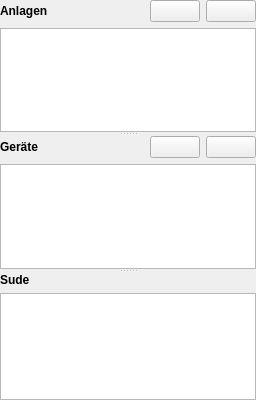
     <widget class="QSplitter" name="splitterLeft">
      <property name="orientation">
       <enum>Qt::Vertical</enum>
      </property>
      <widget class="QWidget" name="verticalLayoutWidget">
       <layout class="QVBoxLayout" name="verticalLayout_4">
        <item>
         <layout class="QHBoxLayout" name="horizontalLayout_2">
          <item>
           <widget class="QLabel" name="label_3">
            <property name="font">
             <font>
              <weight>75</weight>
              <bold>true</bold>
             </font>
            </property>
            <property name="text">
             <string>Anlagen</string>
            </property>
           </widget>
          </item>
          <item>
           <spacer name="horizontalSpacer_5">
            <property name="orientation">
             <enum>Qt::Horizontal</enum>
            </property>
            <property name="sizeHint" stdset="0">
             <size>
              <width>40</width>
              <height>20</height>
             </size>
            </property>
           </spacer>
          </item>
          <item>
           <widget class="QPushButton" name="btnNeueAnlage">
            <property name="minimumSize">
             <size>
              <width>50</width>
              <height>0</height>
             </size>
            </property>
            <property name="toolTip">
             <string>&lt;html&gt;&lt;head/&gt;&lt;body&gt;&lt;p&gt;Hier wird eine &lt;span style=&quot; font-weight:600;&quot;&gt;Brauanlage&lt;/span&gt; angelegt und benannt. Verfügt man über mehrere Kessel in unterschiedlichen Größen, bietet es sich an, hier seine &lt;span style=&quot; font-weight:600;&quot;&gt;Konfigurationen&lt;/span&gt; zu speichern, um die jeweilige Anlage bei der Rezepterstellung mit einem Klick im Tab Rezept bequem zu wählen.&lt;/p&gt;&lt;p&gt;Unter einer Brauanlage ist mindestens ein Kessel zu verstehen. Im Hobbybrauerbereich sind platzsparende All-in-one-Anlagen oft üblich. Meist sind es aber mindestens zwei Kessel – der Kleine Brauhelfer nimmt auf diese Standard-Konfiguration in den Feldern rechts Bezug: &lt;/p&gt;&lt;p&gt;Ein &lt;span style=&quot; font-weight:600;&quot;&gt;Maischekessel&lt;/span&gt; für das Maischen mit Malz und eine &lt;span style=&quot; font-weight:600;&quot;&gt;Sudpfanne&lt;/span&gt; für das Hopfenkochen. Bei All-in-one-Geräten, die Maischekessel und Sudpfanne vereinen, gibt man den einen Wert für Maischekessel und Sudpfanne an.&lt;/p&gt;&lt;p&gt;Bei größeren Konfigurationen kommt mindestens noch ein Läuterkessel hinzu, der zwischen Maischekessel und Sudpfanne eingesetzt wird. Im Kleinen Brauhelfer wird diese zusätzliche, für die Bierherstellung nicht zwingend nötige Ausstattung unter &lt;span style=&quot; font-weight:600;&quot;&gt;Geräte&lt;/span&gt; erfasst. Der Kleine Brauhelfer berücksichtigt für seine Berechnungen allein die Werte für Maischekessel und Sudpfanne.&lt;/p&gt;&lt;/body&gt;&lt;/html&gt;</string>
            </property>
            <property name="icon">
             <iconset resource="images.qrc">
              <normaloff>:/images/plus.svg</normaloff>:/images/plus.svg</iconset>
            </property>
           </widget>
          </item>
          <item>
           <widget class="QPushButton" name="btnAnlageLoeschen">
            <property name="minimumSize">
             <size>
              <width>50</width>
              <height>0</height>
             </size>
            </property>
            <property name="toolTip">
             <string>&lt;html&gt;&lt;head/&gt;&lt;body&gt;&lt;p&gt;Hier wird eine nicht mehr benötigte &lt;span style=&quot; font-weight:600;&quot;&gt;Anlage gelöscht&lt;/span&gt;.&lt;/p&gt;&lt;p&gt;&lt;span style=&quot; font-weight:600; color:#fc0107;&quot;&gt;Achtung:&lt;/span&gt; Bei dieser Aktion empfiehlt es sich, die mit der zu löschenden Anlage gebrauten Sude vorab zu überpüfen und im Tab Rezept gegebenenfalls anzupassen. Die Gefahr von hausgemachten Verwechselungen liegt hier nah. Es empfiehlt sich alle noch zu brauenden Sude dieser Analge auf eine neue Anlage umzustellen. Bei gebrauten Suden erübrigt sich diese Vorsichtsmaßnahme.&lt;/p&gt;&lt;/body&gt;&lt;/html&gt;</string>
            </property>
            <property name="icon">
             <iconset resource="images.qrc">
              <normaloff>:/images/minus.svg</normaloff>:/images/minus.svg</iconset>
            </property>
           </widget>
          </item>
         </layout>
        </item>
        <item>
         <widget class="TableView" name="tableViewAnlagen">
          <property name="toolTip">
           <string>&lt;html&gt;&lt;head/&gt;&lt;body&gt;&lt;p&gt;Hier werden alle Anlagen aufgeführt.&lt;/p&gt;&lt;p&gt;&lt;span style=&quot; font-weight:600;&quot;&gt;Anlagen&lt;/span&gt; sind definiert als unabdingbare Gerätschaften, mit denen man Malz maischt und Hopfen kocht.&lt;/p&gt;&lt;/body&gt;&lt;/html&gt;</string>
          </property>
          <property name="alternatingRowColors">
           <bool>true</bool>
          </property>
          <property name="selectionBehavior">
           <enum>QAbstractItemView::SelectRows</enum>
          </property>
          <property name="sortingEnabled">
           <bool>true</bool>
          </property>
          <attribute name="verticalHeaderVisible">
           <bool>false</bool>
          </attribute>
         </widget>
        </item>
       </layout>
      </widget>
      <widget class="QWidget" name="verticalLayoutWidget_2">
       <layout class="QVBoxLayout" name="verticalLayout_5">
        <item>
         <layout class="QHBoxLayout" name="horizontalLayout">
          <item>
           <widget class="QLabel" name="label_4">
            <property name="font">
             <font>
              <weight>75</weight>
              <bold>true</bold>
             </font>
            </property>
            <property name="text">
             <string>Geräte</string>
            </property>
           </widget>
          </item>
          <item>
           <spacer name="horizontalSpacer_4">
            <property name="orientation">
             <enum>Qt::Horizontal</enum>
            </property>
            <property name="sizeHint" stdset="0">
             <size>
              <width>40</width>
              <height>20</height>
             </size>
            </property>
           </spacer>
          </item>
          <item>
           <widget class="QPushButton" name="btnNeuesGeraet">
            <property name="minimumSize">
             <size>
              <width>50</width>
              <height>0</height>
             </size>
            </property>
            <property name="toolTip">
             <string>&lt;html&gt;&lt;head/&gt;&lt;body&gt;&lt;p&gt;Hier werden &lt;span style=&quot; font-weight:600;&quot;&gt;alle Geräte&lt;/span&gt; außer der Maischekessel und die Sudpfanne erfasst.&lt;/p&gt;&lt;p&gt;Im Kleinen Brauhelfer werden unter Geräten all die Dinge verstanden, die das Brauen schöner, besser und angenehmer machen – aber nicht zwingend notwendig für ein Selbstgebrautes sind.&lt;/p&gt;&lt;p&gt;Zuvorderst gehört dazu ein Läuterkessel, aber auch Gärfässer und Gärkannen, Holzfässer und Kegs, Heizplatten, Meßgeräte bis hin zu zylindorkonischen Drucktanks, Abfüllern und Etikettiermaschinen werden hier erfasst. Kurzum alle Gerätschaften, die das Brauherz höher schlagen lassen.&lt;/p&gt;&lt;/body&gt;&lt;/html&gt;</string>
            </property>
            <property name="icon">
             <iconset resource="images.qrc">
              <normaloff>:/images/plus.svg</normaloff>:/images/plus.svg</iconset>
            </property>
           </widget>
          </item>
          <item>
           <widget class="QPushButton" name="btnGeraetLoeschen">
            <property name="minimumSize">
             <size>
              <width>50</width>
              <height>0</height>
             </size>
            </property>
            <property name="toolTip">
             <string>&lt;html&gt;&lt;head/&gt;&lt;body&gt;&lt;p&gt;Hier wird eine nicht mehr benötigtes&lt;span style=&quot; font-weight:600;&quot;&gt; Gerät gelöscht&lt;/span&gt;.&lt;/p&gt;&lt;p&gt;Werden Geräte gelöscht, hat dies keine Auswirkung an anderen Stellen im Kleinen Brauhelfer.&lt;/p&gt;&lt;/body&gt;&lt;/html&gt;</string>
            </property>
            <property name="icon">
             <iconset resource="images.qrc">
              <normaloff>:/images/minus.svg</normaloff>:/images/minus.svg</iconset>
            </property>
           </widget>
          </item>
         </layout>
        </item>
        <item>
         <widget class="TableView" name="tableViewGeraete">
          <property name="toolTip">
           <string>&lt;html&gt;&lt;head/&gt;&lt;body&gt;&lt;p&gt;Hier werden alle Geräte aufgeführt.&lt;/p&gt;&lt;p&gt;&lt;span style=&quot; font-weight:600;&quot;&gt;Geräte &lt;/span&gt;sind definiert als Gegenstände, die unabhängig zur Konfiguration der Anlage erfasst werden.&lt;/p&gt;&lt;/body&gt;&lt;/html&gt;</string>
          </property>
          <property name="alternatingRowColors">
           <bool>true</bool>
          </property>
          <property name="selectionBehavior">
           <enum>QAbstractItemView::SelectRows</enum>
          </property>
          <property name="sortingEnabled">
           <bool>true</bool>
          </property>
          <attribute name="verticalHeaderVisible">
           <bool>false</bool>
          </attribute>
         </widget>
        </item>
       </layout>
      </widget>
      <widget class="QWidget" name="verticalLayoutWidget_3">
       <layout class="QVBoxLayout" name="verticalLayout_6">
        <item>
         <widget class="QLabel" name="label_23">
          <property name="font">
           <font>
            <weight>75</weight>
            <bold>true</bold>
           </font>
          </property>
          <property name="text">
           <string>Sude</string>
          </property>
         </widget>
        </item>
        <item>
         <widget class="TableView" name="tableViewSude">
          <property name="contextMenuPolicy">
           <enum>Qt::CustomContextMenu</enum>
          </property>
          <property name="toolTip">
           <string>&lt;html&gt;&lt;head/&gt;&lt;body&gt;&lt;p&gt;Hier werden alle Sude aufgeführt.&lt;/p&gt;&lt;/body&gt;&lt;/html&gt;</string>
          </property>
          <property name="alternatingRowColors">
           <bool>true</bool>
          </property>
          <property name="selectionBehavior">
           <enum>QAbstractItemView::SelectRows</enum>
          </property>
          <property name="sortingEnabled">
           <bool>true</bool>
          </property>
          <attribute name="verticalHeaderVisible">
           <bool>false</bool>
          </attribute>
         </widget>
        </item>
       </layout>
      </widget>
     </widget>
